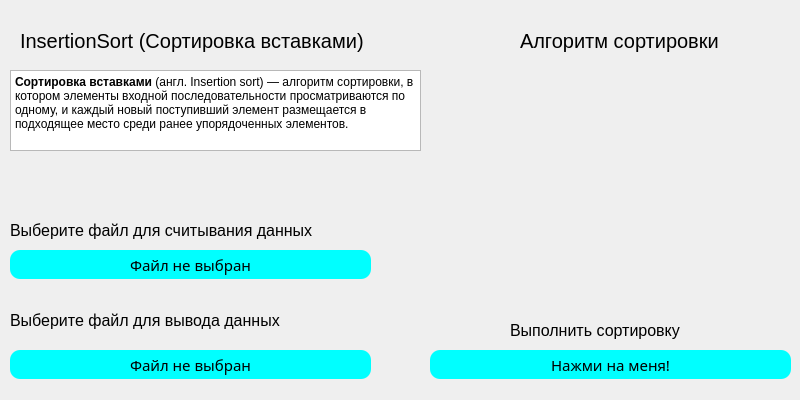
<?xml version="1.0" encoding="UTF-8"?>
<ui version="4.0">
 <class>Window_InsertionSort</class>
 <widget class="QDialog" name="Window_InsertionSort">
  <property name="geometry">
   <rect>
    <x>0</x>
    <y>0</y>
    <width>800</width>
    <height>400</height>
   </rect>
  </property>
  <property name="sizePolicy">
   <sizepolicy hsizetype="Fixed" vsizetype="Fixed">
    <horstretch>0</horstretch>
    <verstretch>0</verstretch>
   </sizepolicy>
  </property>
  <property name="minimumSize">
   <size>
    <width>800</width>
    <height>400</height>
   </size>
  </property>
  <property name="maximumSize">
   <size>
    <width>800</width>
    <height>400</height>
   </size>
  </property>
  <property name="font">
   <font>
    <pointsize>15</pointsize>
   </font>
  </property>
  <property name="windowTitle">
   <string>InsertionSort</string>
  </property>
  <property name="styleSheet">
   <string notr="true">QPushButton{
	background-color: aqua;
	border-radius: 10px;
	color: black;
	border-style: solid;
	font-size: 15px;
}

QDialog{

}</string>
  </property>
  <widget class="QTextBrowser" name="textBrowser">
   <property name="geometry">
    <rect>
     <x>10</x>
     <y>70</y>
     <width>411</width>
     <height>81</height>
    </rect>
   </property>
   <property name="html">
    <string>&lt;!DOCTYPE HTML PUBLIC &quot;-//W3C//DTD HTML 4.0//EN&quot; &quot;http://www.w3.org/TR/REC-html40/strict.dtd&quot;&gt;
&lt;html&gt;&lt;head&gt;&lt;meta name=&quot;qrichtext&quot; content=&quot;1&quot; /&gt;&lt;meta charset=&quot;utf-8&quot; /&gt;&lt;style type=&quot;text/css&quot;&gt;
p, li { white-space: pre-wrap; }
hr { height: 1px; border-width: 0; }
li.unchecked::marker { content: &quot;\2610&quot;; }
li.checked::marker { content: &quot;\2612&quot;; }
&lt;/style&gt;&lt;/head&gt;&lt;body style=&quot; font-family:'Segoe UI'; font-size:15pt; font-weight:400; font-style:normal;&quot;&gt;
&lt;p style=&quot; margin-top:0px; margin-bottom:0px; margin-left:0px; margin-right:0px; -qt-block-indent:0; text-indent:0px;&quot;&gt;&lt;span style=&quot; font-size:9pt; font-weight:700;&quot;&gt;Сортировка вставками&lt;/span&gt;&lt;span style=&quot; font-size:9pt;&quot;&gt; (англ. Insertion sort) — алгоритм сортировки, в котором элементы входной последовательности просматриваются по одному, и каждый новый поступивший элемент размещается в подходящее место среди ранее упорядоченных элементов. &lt;/span&gt;&lt;/p&gt;&lt;/body&gt;&lt;/html&gt;</string>
   </property>
  </widget>
  <widget class="QLabel" name="label">
   <property name="geometry">
    <rect>
     <x>20</x>
     <y>20</y>
     <width>421</width>
     <height>41</height>
    </rect>
   </property>
   <property name="font">
    <font>
     <pointsize>15</pointsize>
     <fontweight>Black</fontweight>
    </font>
   </property>
   <property name="text">
    <string>InsertionSort (Сортировка вставками)</string>
   </property>
  </widget>
  <widget class="QLabel" name="label_3">
   <property name="geometry">
    <rect>
     <x>520</x>
     <y>20</y>
     <width>421</width>
     <height>41</height>
    </rect>
   </property>
   <property name="font">
    <font>
     <pointsize>15</pointsize>
     <fontweight>Black</fontweight>
    </font>
   </property>
   <property name="text">
    <string>Алгоритм сортировки</string>
   </property>
  </widget>
  <widget class="QPushButton" name="pushButton_1">
   <property name="geometry">
    <rect>
     <x>10</x>
     <y>250</y>
     <width>361</width>
     <height>29</height>
    </rect>
   </property>
   <property name="font">
    <font>
     <family>Sitka Heading Semibold</family>
     <pointsize>-1</pointsize>
    </font>
   </property>
   <property name="text">
    <string>Файл не выбран</string>
   </property>
  </widget>
  <widget class="QPushButton" name="pushButton_2">
   <property name="geometry">
    <rect>
     <x>10</x>
     <y>350</y>
     <width>361</width>
     <height>29</height>
    </rect>
   </property>
   <property name="font">
    <font>
     <family>Sitka Heading Semibold</family>
     <pointsize>-1</pointsize>
    </font>
   </property>
   <property name="text">
    <string>Файл не выбран</string>
   </property>
  </widget>
  <widget class="QLabel" name="label_4">
   <property name="geometry">
    <rect>
     <x>10</x>
     <y>210</y>
     <width>421</width>
     <height>41</height>
    </rect>
   </property>
   <property name="font">
    <font>
     <pointsize>12</pointsize>
     <fontweight>Black</fontweight>
    </font>
   </property>
   <property name="text">
    <string>Выберите файл для считывания данных</string>
   </property>
  </widget>
  <widget class="QLabel" name="label_5">
   <property name="geometry">
    <rect>
     <x>10</x>
     <y>300</y>
     <width>381</width>
     <height>41</height>
    </rect>
   </property>
   <property name="font">
    <font>
     <pointsize>12</pointsize>
     <fontweight>Black</fontweight>
    </font>
   </property>
   <property name="text">
    <string>Выберите файл для вывода данных</string>
   </property>
  </widget>
  <widget class="QPushButton" name="pushButton_3">
   <property name="geometry">
    <rect>
     <x>430</x>
     <y>350</y>
     <width>361</width>
     <height>29</height>
    </rect>
   </property>
   <property name="font">
    <font>
     <family>Sitka Heading Semibold</family>
     <pointsize>-1</pointsize>
    </font>
   </property>
   <property name="text">
    <string>Нажми на меня!</string>
   </property>
  </widget>
  <widget class="QLabel" name="label_6">
   <property name="geometry">
    <rect>
     <x>510</x>
     <y>310</y>
     <width>251</width>
     <height>41</height>
    </rect>
   </property>
   <property name="font">
    <font>
     <pointsize>12</pointsize>
     <fontweight>Black</fontweight>
    </font>
   </property>
   <property name="text">
    <string>Выполнить сортировку</string>
   </property>
  </widget>
  <widget class="QLabel" name="label_2">
   <property name="geometry">
    <rect>
     <x>495</x>
     <y>70</y>
     <width>280</width>
     <height>214</height>
    </rect>
   </property>
   <property name="text">
    <string/>
   </property>
  </widget>
 </widget>
 <resources/>
 <connections/>
</ui>
